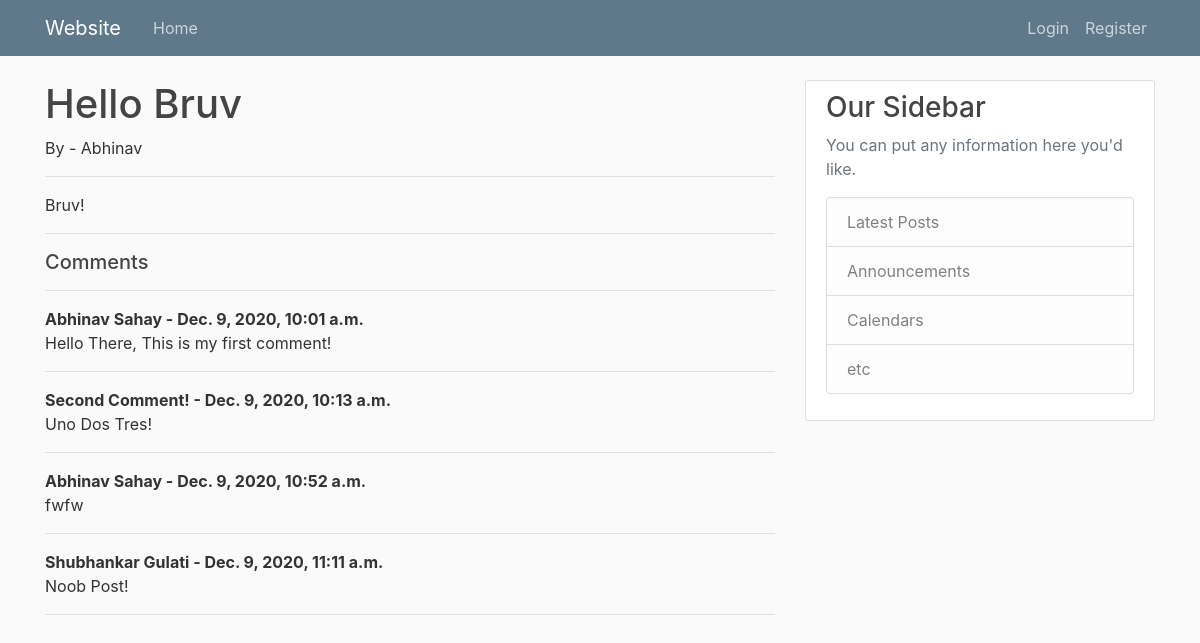
Screenshot of /article/8 with the database file from the repository.
### blog/models.py (models this page shows, shortened)
class Post(models.Model):
	title = models.CharField(max_length = 250)
	author = models.ForeignKey(User, on_delete = models.CASCADE)
	body = models.TextField()
	date = models.DateTimeField(auto_now = True)
	header_image = models.ImageField(null = True, blank = True, upload_to = "images")

class Comments(models.Model):
	post = models.ForeignKey(Post, on_delete = models.CASCADE, related_name = 'comments')
	name = models.CharField(max_length = 255, null = True, blank = True)
	body = models.TextField()
	date = models.DateTimeField(auto_now = True)

### blog/views.py (the view)
# urls.py: path('article/<int:pk>',detailview.as_view(), name = 'detail'),
class detailview(DetailView):
	model = Post
	template_name = 'article_details.html'

### blog/templates/article_details.html (shortened to what this page needs)
{% extends "base.html" %}
{% block content %}
<h1><a class = 'mr-2'> {{ post.title }} </a></h1>
By - {{ post.author.first_name }}
<hr>
<p>{{ post.body }} </p>
<hr>
<h5>Comments</h5>
{% if not post.comments.all %}
		   	{% if user.is_authenticated %}
		   	No Comments Yet, <a href = '{% url "commentpage" post.pk %}'>Add One</a>
		   	{% else %}
		   	No Comments Yet...
		   	{% endif %}
{% else %}
				<hr>
		   		{% for comment in post.comments.all %}
		   			<strong>
		   				{{ comment.name }} -
		   				{{ comment.date }}
		   			</strong>
		   			<br>
		   			{{ comment.body}}
		   			<hr>
				{% endfor %}
{% endif %}
{% endblock %}

### static/blog/css/main.css (style rules this page uses)
body { background: #fafafa; color: #333333; margin-top: 5rem; }
h1, h2, h3, h4, h5, h6 { color: #444444; }

### rows the page displays
Post: title "Hello Bruv", author.first_name "Abhinav", body "Bruv!"
Comments: name "Abhinav Sahay", date "Dec. 9, 2020, 10:01 a.m.", body "Hello There, This is my first comment!"
Comments: name "Second Comment!", date "Dec. 9, 2020, 10:13 a.m.", body "Uno Dos Tres!"
Comments: name "Abhinav Sahay", date "Dec. 9, 2020, 10:52 a.m.", body "fwfw"
Comments: name "Shubhankar Gulati", date "Dec. 9, 2020, 11:11 a.m.", body "Noob Post!"
